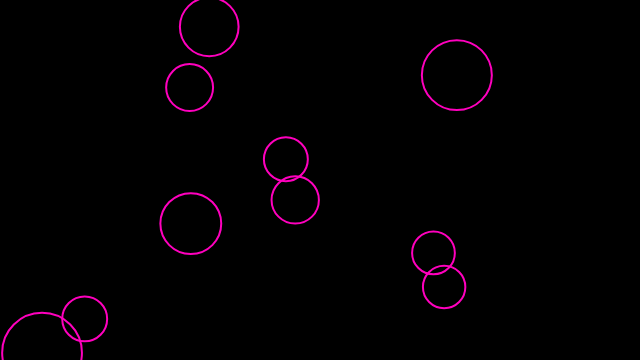
Frame 1 (no input)
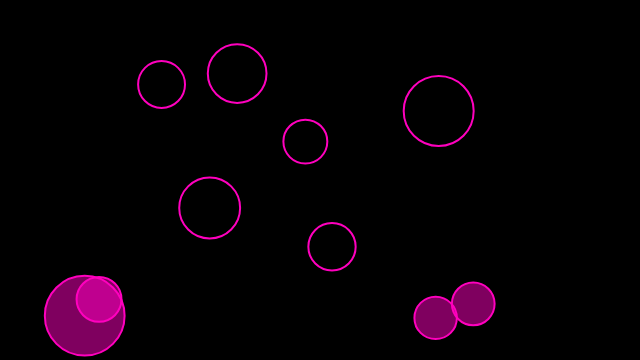
Frame 60 (no input)
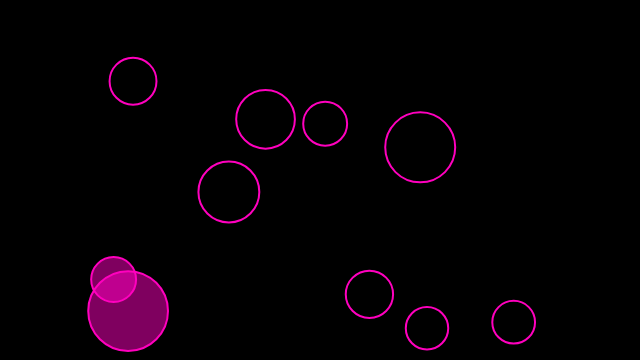
Frame 120 (the mouse pressed at the canvas centre since frame 60)

The p5.js sketch that drew these frames (run headless with seeded random() and noise() and a simulated clock; from frame 60 on, the mouse is pressed at the canvas centre):

// p5.js sketch
// ── sketch.js
let bubble = [];

  function setup(){
    createCanvas(640, 360);
    for(let i = 0; i < 10; i++){
      bubble[i] = new Bubble(random(width), random(height), random(20, 40));
    }
    // for(let i = 0; i < 3; i++){
    //   let b = new Bubble(random(width), random(height), random(20, 40));
    //   bubble.push(b);
    // }

  }


  function draw(){
    background(0);

    for(let i = 0; i < bubble.length; i++){
      bubble[i].move();
      bubble[i].show();
      bubble[i].bounce();

      let isIntersect = false;
      for(let j = 0; j < bubble.length; j++){
        if(i != j && bubble[i].intersects(bubble[j])){
          isIntersect = true;
        }
      }
      if(isIntersect){
        bubble[i].changeCol(127);
      }else{
        bubble[i].changeCol(0);
      }
    }

    //Alternative by using enhanced loop on ES6!!!
    // for(let b of bubble){//enhanced loop in JS ES6!!!!!
    //   b.move();
    //   b.show();
    //   b.bounce();
    //
    //   let isIntersect = false;
    //   for(let other of bubble){//enhanced loop in JS ES6!!!!!
    //     if(b != other && b.intersects(other)){
    //       isIntersect = true;
    //     }
    //   }
    //   if(isIntersect){
    //     b.changeCol(127);
    //   }else{
    //     b.changeCol(0);
    //   }
    // }

  }


class Bubble{
  //If I hard coded in this constructor like _x = 200, that's gonna be default value.
  constructor(_x, _y, EachRadius){
    this.radius = EachRadius;
    this.x = _x;
    this.y = _y;
    this.speedX = random(-1, 1);
    this.speedY = random(-1, 1);
    this.col = color(255, 0, 190, 0);
  }

  intersects(other){
    let d = dist(this.x, this.y, other.x, other.y);
    if(d < this.radius + other.radius){
      return true;
    }else{
      return false;
    }
    //Or just a line of boolean code below
    //return(d < this.radius + other.radius);
  }

  changeCol(alpha){
      this.col = color(255, 0, 190, alpha);
  }

  move(){
      this.x = this.x + this.speedX;
      this.y = this.y + this.speedY;
  }

  show(){
    stroke(255);
      strokeWeight(2);
      fill(this.col);
      stroke(255, 0, 190);
      ellipse(this.x, this.y, this.radius*2, this.radius*2);
      // line(this.x, this.y, mouseX, mouseY);
  }

  bounce(){
    if(this.x > width - this.radius){
      this.x = width - this.radius;
      this.speedX = this.speedX * -1;
    }
    if(this.x < this.radius){
      this.x = this.radius;
      this.speedX = this.speedX * -1;
    }

    if(this.y > height - this.radius){
      this.y = height - this.radius
      this.speedY = this.speedY * -1;
    }
    if(this.y < this.radius){
      this.y = this.radius;
      this.speedY = this.speedY * -1;
    }
  }
}
